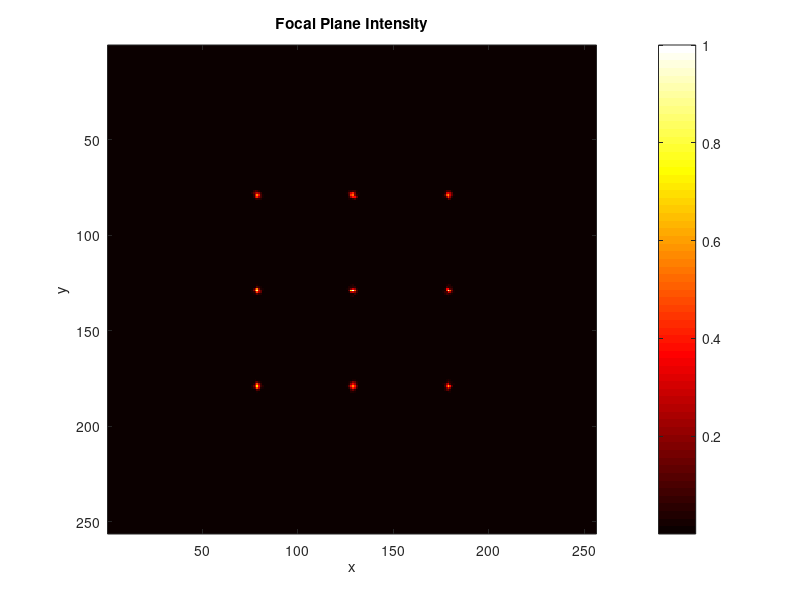
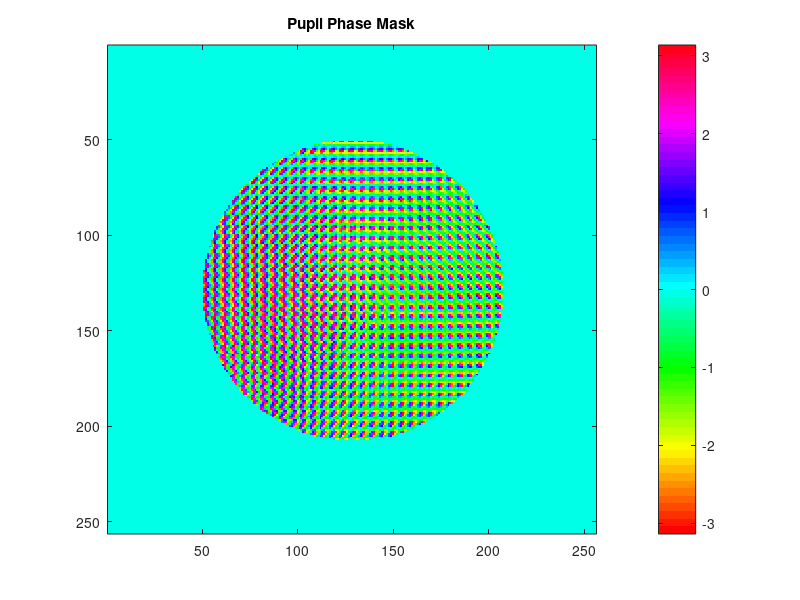
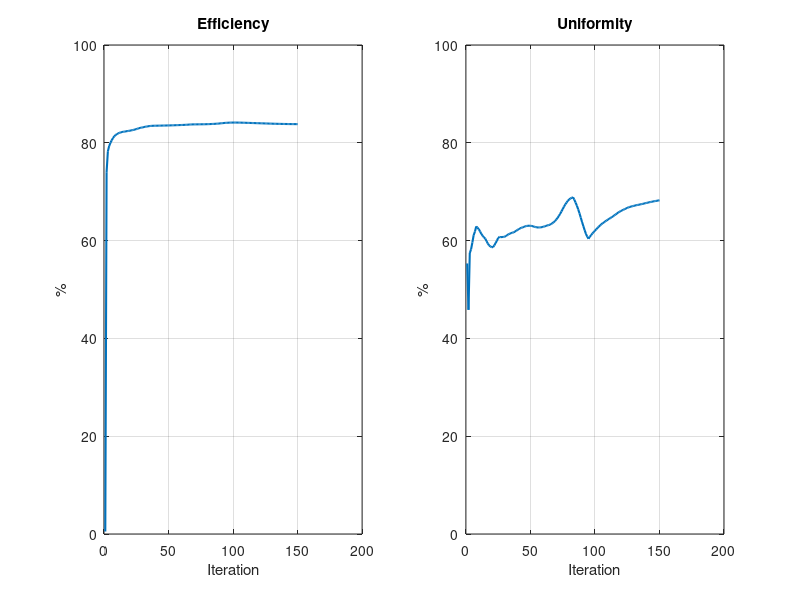

MATLAB code to generate these figures, in order:
%% Demo for phase retrieval: Creating 3x3-Spot Hologram 
%% Author: Ethan Zhao
clear; clc; close all;

%% 1. Simulation Parameters
lambda      = 488;        % Wavelength (nm)
NA          = 1.0;         % Numerical aperture
n_medium    = 1.0;         % Refractive index
N           = 256;         % Grid size (pixels)
dxy         = 150;         % Pupil plane pixel size (nm)
nIter       = 150;         % Number of GS iterations
alpha       = 0.9;         % Damping factor

%% 2. Pupil and Coordinates
R_pupil = NA * N * dxy / (n_medium * lambda);
[x, y] = meshgrid(-(N/2):(N/2-1));
r = sqrt(x.^2 + y.^2);
pupilAmp = double(r <= R_pupil);

%% 3. Target Amplitude (3x3 Gaussian Spots)
gridSize = 3;
sep = 50;
targetAmp = zeros(N);
[xg, yg] = meshgrid(-(gridSize-1)/2:(gridSize-1)/2);
spotPos = [xg(:), yg(:)] * sep;

for k = 1:size(spotPos,1)
    cx = round(spotPos(k,1) + N/2 + 1);
    cy = round(spotPos(k,2) + N/2 + 1);
    targetAmp(cy, cx) = 1;
end

% Apply Gaussian blur
h = fspecial('gaussian', 7, 1.5);
targetAmp = imfilter(targetAmp, h, 'replicate');

% Normalize
targetAmp = targetAmp / sqrt(sum(targetAmp(:).^2));
signalMask = targetAmp > 0.1 * max(targetAmp(:));

%% 4. Gerchberg-Saxton Algorithm
pupilPhase = 2 * pi * rand(N);
pupilField = pupilAmp .* exp(1j * pupilPhase);
effHist = zeros(1, nIter);
uniHist = zeros(1, nIter);

for iter = 1:nIter
    fieldFocal = fftshift(fft2(ifftshift(pupilField)));
    I_focal = abs(fieldFocal).^2;

    % Metrics
    effHist(iter) = sum(I_focal(signalMask)) / sum(I_focal(:));
    peaks = zeros(1, size(spotPos,1)); 
    w = 3;
    for k = 1:size(spotPos,1)
        cx = round(spotPos(k,1) + N/2 + 1);
        cy = round(spotPos(k,2) + N/2 + 1);
        region = I_focal(cy-w:cy+w, cx-w:cx+w);
        peaks(k) = max(region(:));
    end
    uniHist(iter) = 1 - (max(peaks) - min(peaks)) / (max(peaks) + min(peaks) + eps);

    % Constraint update
    fieldFocal = targetAmp .* exp(1j * angle(fieldFocal));
    fieldBack = ifftshift(ifft2(fftshift(fieldFocal)));
    pupilField = (1 - alpha) * pupilField + alpha * pupilAmp .* exp(1j * angle(fieldBack));
end

%% 5. Results
I_final = I_focal / max(I_focal(:));
figure; imagesc(I_final); axis image; colormap hot; colorbar;
title('Focal Plane Intensity'); xlabel('x'); ylabel('y');

figure; imagesc(angle(pupilField) .* pupilAmp); axis image;
colormap hsv; colorbar; title('Pupil Phase Mask');

figure;
subplot(1,2,1); plot(1:nIter, effHist*100, 'LineWidth', 1.5);
title('Efficiency'); xlabel('Iteration'); ylabel('%'); grid on; ylim([0 100]);
subplot(1,2,2); plot(1:nIter, uniHist*100, 'LineWidth', 1.5);
title('Uniformity'); xlabel('Iteration'); ylabel('%'); grid on; ylim([0 100]);

fprintf('\nFinal Efficiency: %.2f%%\n', effHist(end)*100);
fprintf('Final Uniformity: %.2f%%\n', uniHist(end)*100);
